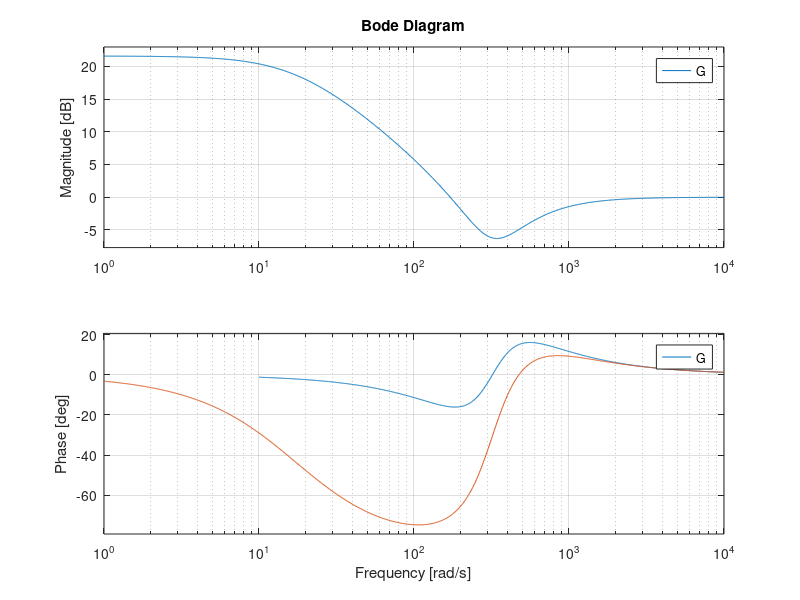

MATLAB code to generate this figure: (Note: this script raises an error after producing the figure.)
clc, clear
close all

e = 0.566315961;
T = 499.99775130;
f1 = 320.6384535;
f2 = 92.53771513;

G = tf([1, e * T, f1 * f1], [1, T, f1 * f1]);
bode(G);
grid on
hold on
G = tf([1, e * T, f1 * f1], [1, T, f2 * f2]);
bode(G);

x = fsolve(@(x)myfun(x, data, f1, e, T, alpha, num), [f1 * 1.5, bandwidth / 2 / pi]');

function q=myfun(p)
